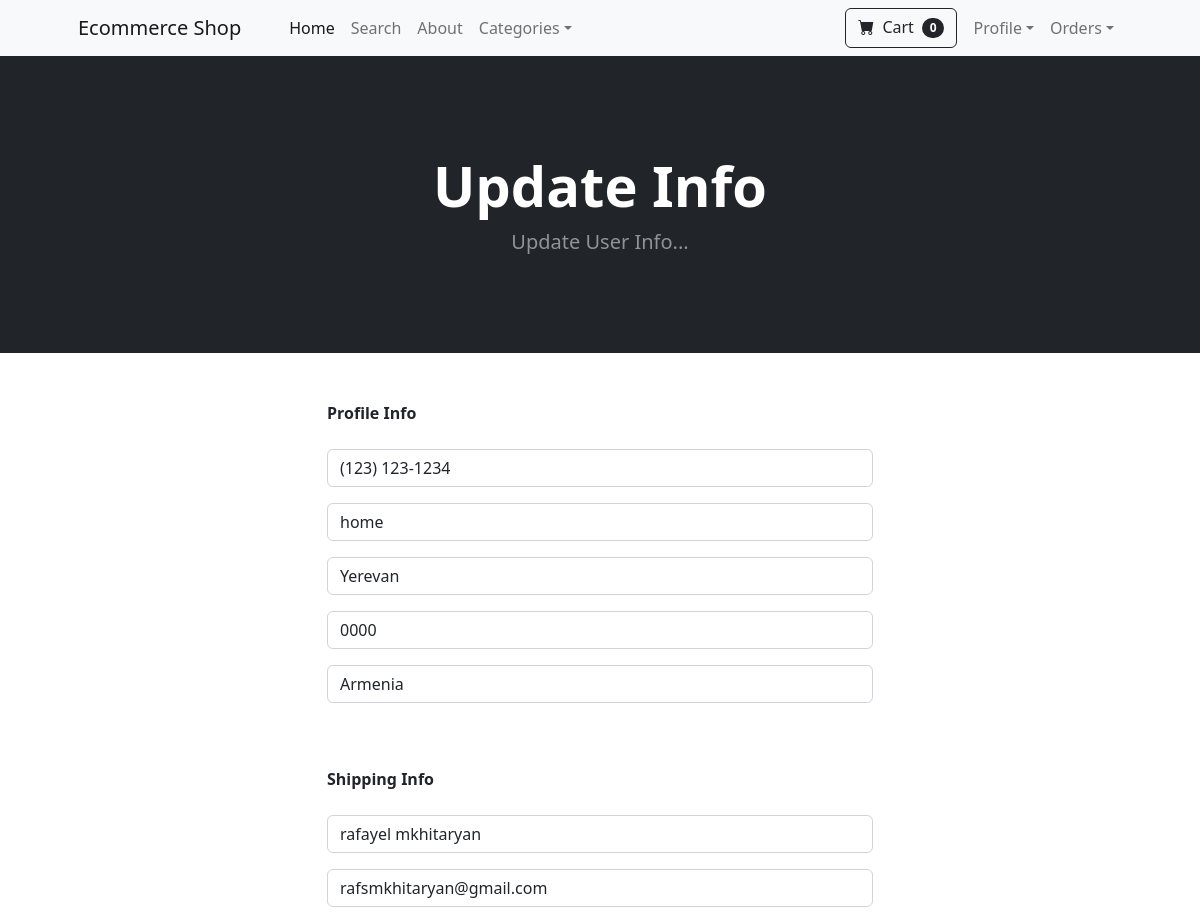
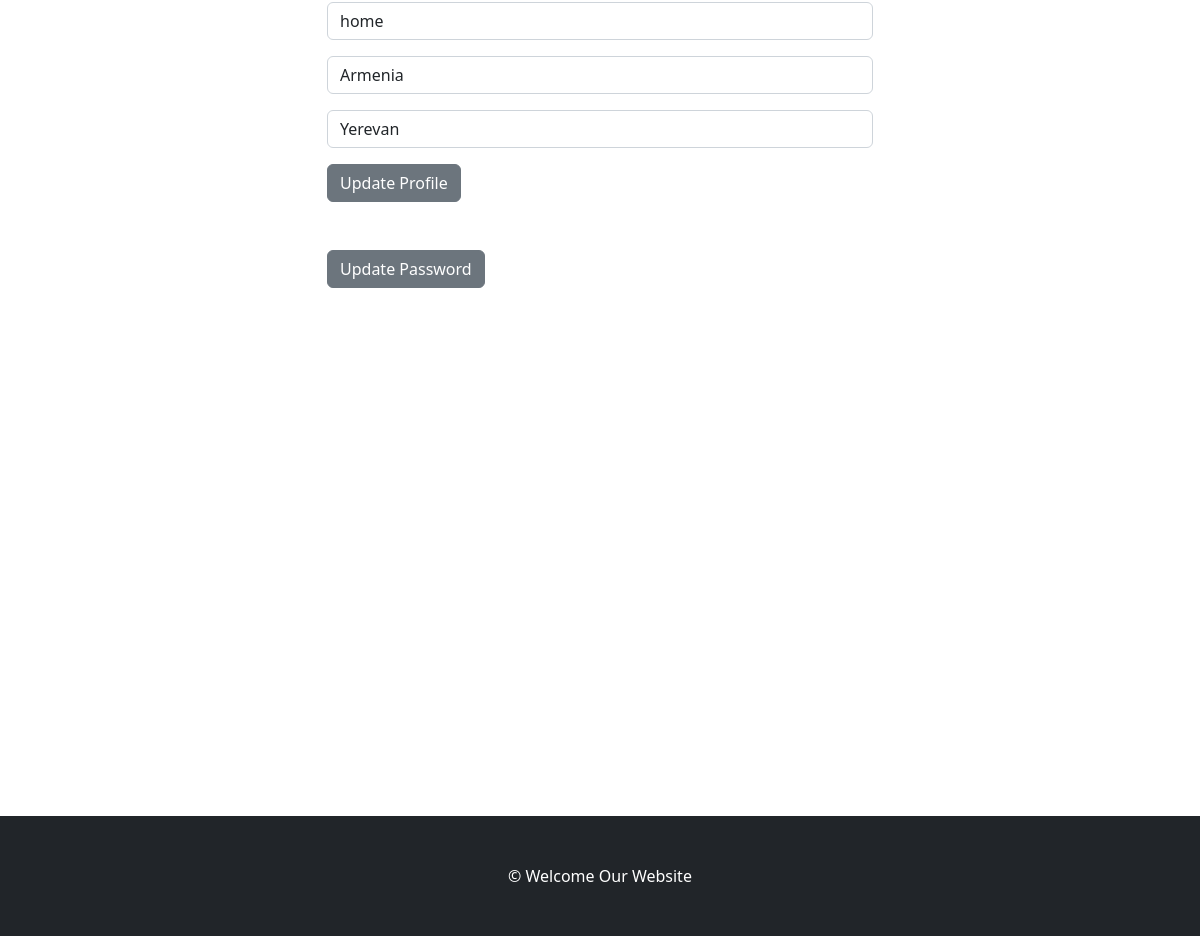
The page /update_info/ (signed in) on the database its author committed (2 pictures, top to bottom).
### main/models.py (models this page shows, shortened)
class Profile(models.Model):
	user = models.OneToOneField(User, on_delete=models.CASCADE)
	date_modified = models.DateTimeField(User, auto_now=True)
	phone = models.CharField(max_length=20, blank=True)
	address = models.CharField(max_length=200, blank=True)
	city = models.CharField(max_length=200, blank=True)
	zipcode = models.CharField(max_length=200, blank=True)
	country = models.CharField(max_length=200, blank=True)
	old_cart = models.CharField(max_length=200, blank=True, null=True)

### payment/models.py (models this page shows, shortened)
class ShippingAddress(models.Model):
    user = models.ForeignKey(User, on_delete=models.CASCADE, null=True, blank=True)
    shipping_full_name = models.CharField(max_length=200)
    shipping_email = models.CharField(max_length=200)
    shipping_address = models.CharField(max_length=200)
    shipping_city = models.CharField(max_length=200)
    shipping_country = models.CharField(max_length=200)
    class Meta:
        verbose_name_plural = "Shipping Address"

### main/views.py (the view)
# urls.py: path('update_info/', views.update_info, name='update_info'),
def update_info(request):
    if request.user.is_authenticated:
        current_user = Profile.objects.get(user__id=request.user.id)
        shipping_user = ShippingAddress.objects.get(user__id=request.user.id)
        form = UserInfoForm(request.POST or None, instance=current_user)
        shipping_form = ShippingForm(request.POST or None, instance=shipping_user)
        if form.is_valid() or shipping_form.is_valid():
            form.save()
            shipping_form.save()
            messages.success(request, "Your Info Has Been Updated!!")
            return redirect('home')
        return render(request, "update_info.html", {'form': form, 'shipping_form': shipping_form})
    else:
        messages.success(request, "You Must Be Logged In To Access That Page!!")
        return redirect('home')

### main/forms.py
class UserInfoForm(forms.ModelForm):
	phone = forms.CharField(label="", widget=forms.TextInput(attrs={'class':'form-control', 'placeholder':'Phone'}), required=False)
	address = forms.CharField(label="", widget=forms.TextInput(attrs={'class':'form-control', 'placeholder':'Address 1'}), required=False)
	city = forms.CharField(label="", widget=forms.TextInput(attrs={'class':'form-control', 'placeholder':'City'}), required=False)
	zipcode = forms.CharField(label="", widget=forms.TextInput(attrs={'class':'form-control', 'placeholder':'Zipcode'}), required=False)
	country = forms.CharField(label="", widget=forms.TextInput(attrs={'class':'form-control', 'placeholder':'Country'}), required=False)
	class Meta:
		model = Profile
		fields = ('phone', 'address', 'city', 'zipcode', 'country')

### payment/forms.py
class ShippingForm(forms.ModelForm):
	shipping_full_name = forms.CharField(label="", widget=forms.TextInput(attrs={'class':'form-control', 'placeholder':'Full Name'}), required=True)
	shipping_email = forms.CharField(label="", widget=forms.TextInput(attrs={'class':'form-control', 'placeholder':'Email Address'}), required=True)
	shipping_address = forms.CharField(label="", widget=forms.TextInput(attrs={'class':'form-control', 'placeholder':'Address'}), required=True)
	shipping_city = forms.CharField(label="", widget=forms.TextInput(attrs={'class':'form-control', 'placeholder':'City'}), required=True)
	shipping_country = forms.CharField(label="", widget=forms.TextInput(attrs={'class':'form-control', 'placeholder':'Country'}), required=True)
	class Meta:
		model = ShippingAddress
		fields = ['shipping_full_name', 'shipping_email', 'shipping_address', 'shipping_city', 'shipping_country']
		exclude = ['user',]

### cart/cart.py (called while the page is built)
    def __len__(self):
        return len(self.cart)

### cart/context_processors.py (called while the page is built)
def cart(request):
    return {'cart': Cart(request)}

### main/templates/update_info.html (shortened to what this page needs)
{% extends 'base.html' %}
{% block content %}
        <header class="bg-dark py-5">
            <div class="container px-4 px-lg-5 my-5">
                <div class="text-center text-white">
                    <h1 class="display-4 fw-bolder">Update Info</h1>
                    <p class="lead fw-normal text-white-50 mb-0">Update User Info...</p>
                </div>
            </div>
        </header>
        <div class="container">
        	<div class="row">
        			<div class="col-md-6 offset-md-3">
        				<br/><br/>
                        <strong>Profile Info</strong>
                        <br><br>
<form method="POST" action="{% url 'update_info' %}">
    {{ form.as_p }}
    <br/><br/>
<strong>Shipping Info</strong>
    <br><br>
    {{ shipping_form.as_p }}
    <button type="submit" class="btn btn-secondary">
      Update Profile
    </button>
<br><br><br>
    <a href="{% url 'update_password' %}" class="btn btn-secondary">Update Password</a>
    <br><br><br>
</form>
<form method="POST" action="{% url 'update_info' %}">
    <br><br>
</form>
<br><br>
<br/><br/>
<br/><br/>
<br/><br/>
<br/><br/>
<br/><br/>
<br/><br/>
<br/><br/>
<br/><br/>
        			</div>
        	</div>
        </div>
{% endblock %}

### rows shown on the page
Profile: phone "(123) 123-1234", address "home", city "Yerevan", zipcode "0000", country "Armenia"
ShippingAddress: shipping_full_name "rafayel mkhitaryan", shipping_email "rafsmkhitaryan@gmail.com", shipping_address "home", shipping_city "Armenia", shipping_country "Yerevan"

### other values the page prints
{{ cart|length }} "0"
